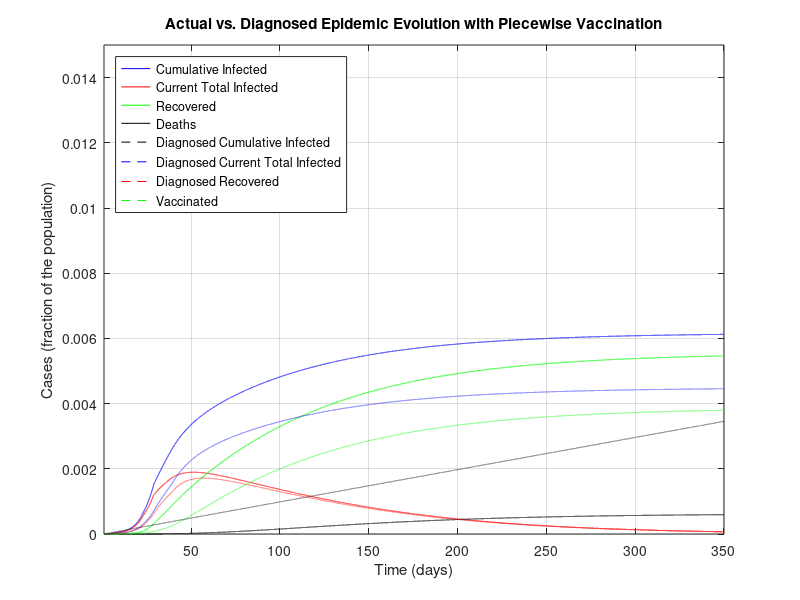
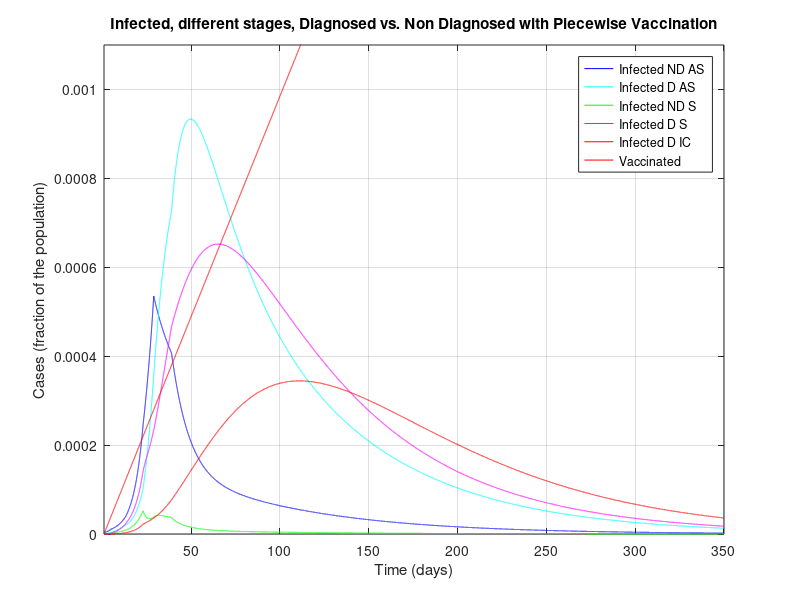
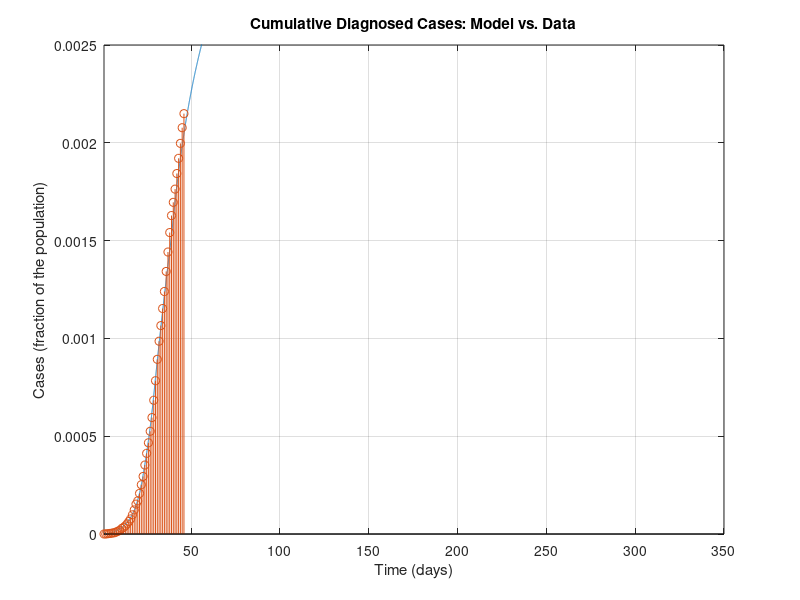
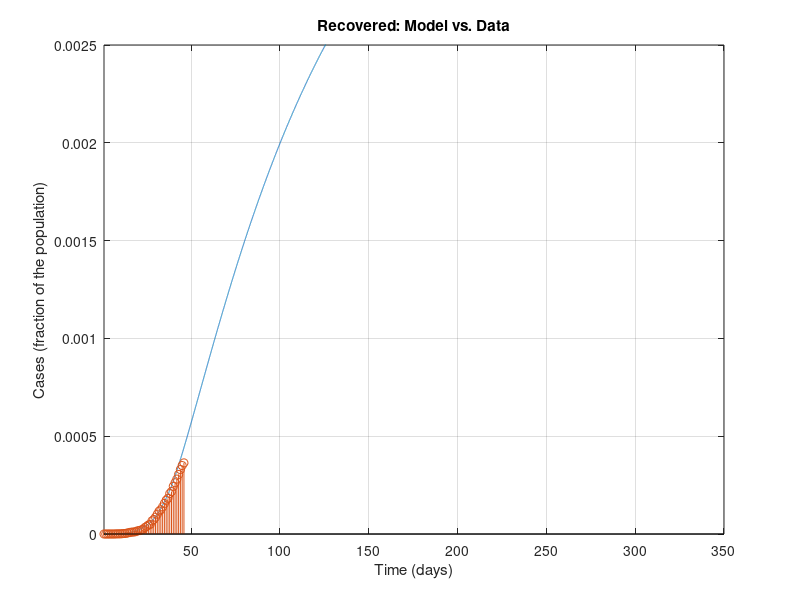

Reproduce these figures in MATLAB, in order.
%%%%%%%%%%%%%%%%%%%%%%%%%%%%%%%%%%%%%%%%
%%%%%%%%%%%%%%%%%%%%%%%%%%%%%%%%%%%%%%%%
% MATLAB Code for epidemic simulations with the SIDARTHE model in the work
%
% Modelling the COVID-19 epidemic and implementation of population-wide interventions in Italy
% by Giulia Giordano, Franco Blanchini, Raffaele Bruno, Patrizio Colaneri, Alessandro Di Filippo, Angela Di Matteo, Marta Colaneri
% 
% Giulia Giordano, April 5, 2020
% Contact: giulia.giordano@unitn.it
%%%%%%%%%%%%%%%%%%%%%%%%%%%%%%%%%%%%%%%%
%%%%%%%%%%%%%%%%%%%%%%%%%%%%%%%%%%%%%%%%

clear all
close all
clc

%%%%%%%%%%%%%%%%%%%%%%%%%%%%%%%%%%%%%%%%
% DATA
%%%%%%%%%%%%%%%%%%%%%%%%%%%%%%%%%%%%%%%%

% Italian population
popolazione=60e6;

% Data 20 February - 5 April (46 days):
% Total Cases
CasiTotali = [3 20 79 132 219 322 400 650 888 1128 1694 2036 2502 3089 3858 4636 5883 7375 9172 10149 12462 15113 17660 21157 24747 27980 31506 35713 41035 47021 53578 59138 63927 69176 74386 80539 86498 92472 97689 101739 105792 110574 115242 119827 124632 128948]/popolazione; % D+R+T+E+H_diagnosticati
% Deaths
Deceduti = [0 1 2 2 5 10 12 17 21 29 34 52 79 107 148 197 233 366 463 631 827 1016 1266 1441 1809 2158 2503 2978 3405 4032 4825 5476 6077 6820 7503 8165 9134 10023 10779 11591 12428 13155 13915 14681 15362 15887]/popolazione; % E
% Recovered
Guariti = [0 0 0 1 1 1 3 45 46 50 83 149 160 276 414 523 589 622 724 1004 1045 1258 1439 1966 2335 2749 2941 4025 4440 5129 6072 7024 7432 8326 9362 10361 10950 12384 13030 14620 15729 16847 18278 19758 20996 21815]/popolazione; % H_diagnosticati
% Currently Positive
Positivi = [3 19 77 129 213 311 385 588 821 1049 1577 1835 2263 2706 3296 3916 5061 6387 7985 8514 10590 12839 14955 17750 20603 23073 26062 28710 33190 37860 42681 46638 50418 54030 57521 62013 66414 70065 73880 75528 77635 80572 83049 85388 88274 91246]/popolazione; % D+R+T

% Data 23 February - 5 April (from day 4 to day 46)
% Currently positive: isolated at home
Isolamento_domiciliare = [49 91 162 221 284 412 543 798 927 1000 1065 1155 1060 1843 2180 2936 2599 3724 5036 6201 7860 9268 10197 11108 12090 14935 19185 22116 23783 26522 28697 30920 33648 36653 39533 42588 43752 45420 48134 50456 52579 55270 58320]/popolazione; %D
% Currently positive: hospitalised
Ricoverati_sintomi = [54 99 114 128 248 345 401 639 742 1034 1346 1790 2394 2651 3557 4316 5038 5838 6650 7426 8372 9663 11025 12894 14363 15757 16020 17708 19846 20692 21937 23112 24753 26029 26676 27386 27795 28192 28403 28540 28741 29010 28949]/popolazione; % R
% Currently positive: ICU
Terapia_intensiva = [26 23 35 36 56 64 105 140 166 229 295 351 462 567 650 733 877 1028 1153 1328 1518 1672 1851 2060 2257 2498 2655 2857 3009 3204 3396 3489 3612 3732 3856 3906 3981 4023 4035 4053 4068 3994 3977]/popolazione; %T


%%%%%%%%%%%%%%%%%%%%%%%%%%%%%%%%%%%%%%%%
% PARAMETERS
%%%%%%%%%%%%%%%%%%%%%%%%%%%%%%%%%%%%%%%%

% Simulation horizon: CAN BE MODIFIED AT ONE'S WILL PROVIDED THAT IT IS AT
% LEAST EQUAL TO THE NUMBER OF DAYS FOR WHICH DATA ARE AVAILABLE
Orizzonte = 350;

% Plot yes/no: SET TO 1 IF PDF FIGURES MUST BE GENERATED, 0 OTHERWISE
plotPDF = 0;

% Time-step for Euler discretisation of the continuous-time system
step=0.01;

% Transmission rate due to contacts with UNDETECTED asymptomatic infected
alfa=0.57;
% Transmission rate due to contacts with DETECTED asymptomatic infected
beta=0.0114;
% Transmission rate due to contacts with UNDETECTED symptomatic infected
gamma=0.456;
% Transmission rate due to contacts with DETECTED symptomatic infected
delta=0.0114;

% Detection rate for ASYMPTOMATIC
epsilon=0.171;
% Detection rate for SYMPTOMATIC
theta=0.3705;

% Worsening rate: UNDETECTED asymptomatic infected becomes symptomatic
zeta=0.1254;
% Worsening rate: DETECTED asymptomatic infected becomes symptomatic
eta=0.1254;

% Worsening rate: UNDETECTED symptomatic infected develop life-threatening
% symptoms
mu=0.0171;
% Worsening rate: DETECTED symptomatic infected develop life-threatening
% symptoms
nu=0.0274;

% Mortality rate for infected with life-threatening symptoms
tau=0.01;

% Recovery rate for undetected asymptomatic infected
lambda=0.0342;
% Recovery rate for detected asymptomatic infected
rho=0.0342;
% Recovery rate for undetected symptomatic infected
kappa=0.0171;
% Recovery rate for detected symptomatic infected
xi=0.0171;
% Recovery rate for life-threatened symptomatic infected
sigma=0.0171;

%to add the SIDARTHE-V version add a new constant phi
phi=0.00001;
%phi=0.5;


%%%%%%%%%%%%%%%%%%%%%%%%%%%%%%%%%%%%%%%%
% DEFINITIONS
%%%%%%%%%%%%%%%%%%%%%%%%%%%%%%%%%%%%%%%%

% Parameters
r1=epsilon+zeta+lambda;
r2=eta+rho;
r3=theta+mu+kappa;
r4=nu+xi;
r5=sigma+tau;

% Initial R0
R0_iniziale=alfa/r1+beta*epsilon/(r1*r2)+gamma*zeta/(r1*r3)+delta*eta*epsilon/(r1*r2*r4)+delta*zeta*theta/(r1*r3*r4);

% Time horizon
t=1:step:Orizzonte;

% Vectors for time evolution of variables
S=zeros(1,length(t));
I=zeros(1,length(t));
D=zeros(1,length(t));
A=zeros(1,length(t));
R=zeros(1,length(t));
T=zeros(1,length(t));
H=zeros(1,length(t));
H_diagnosticati=zeros(1,length(t)); % DIAGNOSED recovered only!
E=zeros(1,length(t));
%For SIDARTHE-V add a V
V=zeros(1,length(t));

% Vectors for time evolution of actual/perceived Case Fatality Rate
M=zeros(1,length(t));
P=zeros(1,length(t));

%%%%%%%%%%%%%%%%%%%%%%%%%%%%%%%%%%%%%%%%
% INITIAL CONDITIONS
%%%%%%%%%%%%%%%%%%%%%%%%%%%%%%%%%%%%%%%%

I(1)=200/popolazione;
D(1)=20/popolazione;
A(1)=1/popolazione;
R(1)=2/popolazione;
T(1)=0.00;
H(1)=0.00;
E(1)=0.00;
V(1)=0.00;%For SIDARTHE-V
S(1)=1-I(1)-D(1)-A(1)-R(1)-T(1)-H(1)-E(1)-V(1);

H_diagnosticati(1) = 0.00; % DIAGNOSED recovered only
Infetti_reali(1)=I(1)+D(1)+A(1)+R(1)+T(1); % Actual currently infected

M(1)=0;
P(1)=0;

% Whole state vector
%Added a V(1) at the end
x=[S(1);I(1);D(1);A(1);R(1);T(1);H(1);E(1);V(1);H_diagnosticati(1);Infetti_reali(1)];

%%%%%%%%%%%%%%%%%%%%%%%%%%%%%%%%%%%%%%%%
% SIMULATION
%%%%%%%%%%%%%%%%%%%%%%%%%%%%%%%%%%%%%%%%

% "Control" binary variables to compute the new R0 every time a policy has
% changed the parameters
plottato = 0;
plottato1 = 0;
plottato_bis = 0;
plottato_tris = 0;
plottato_quat = 0;

for i=2:length(t)
    
    if (i>4/step) % Basic social distancing (awareness, schools closed)
        alfa=0.4218;
        gamma=0.285;
        beta = 0.0057;
        delta=0.0057;
        %phi=0.000001;
        if plottato == 0 % Compute the new R0
            r1=epsilon+zeta+lambda;
            r2=eta+rho;
            r3=theta+mu+kappa;
            r4=nu+xi;
            r5=sigma+tau;
            R0_primemisure=alfa/r1+beta*epsilon/(r1*r2)+gamma*zeta/(r1*r3)+delta*eta*epsilon/(r1*r2*r4)+delta*zeta*theta/(r1*r3*r4)
            plottato = 1;
        end
    end
    
    if (i>12/step)
        % Screening limited to / focused on symptomatic subjects
        epsilon=0.1425;
        %phi=0.00001;
        if plottato1 == 0
            r1=epsilon+zeta+lambda;
            r2=eta+rho;
            r3=theta+mu+kappa;
            r4=nu+xi;
            r5=sigma+tau;
            R0_primemisureeps=alfa/r1+beta*epsilon/(r1*r2)+gamma*zeta/(r1*r3)+delta*eta*epsilon/(r1*r2*r4)+delta*zeta*theta/(r1*r3*r4)
            plottato1 = 1;
        end
    end
    
    if (i>22/step) % Social distancing: lockdown, mild effect
        
        alfa=0.36;
        beta=0.005;
        gamma=0.2;
        delta=0.005;
        
        mu = 0.008;
        nu = 0.015;
        
        zeta=0.034;
        eta=0.034;
        
        lambda=0.08;
        rho=0.0171;
        kappa=0.0171;
        xi=0.0171;
        sigma=0.0171;
        %phi=0.00005;
        
        if plottato_bis == 0 % Compute the new R0
            r1=epsilon+zeta+lambda;
            r2=eta+rho;
            r3=theta+mu+kappa;
            r4=nu+xi;
            r5=sigma+tau;
            R0_secondemisure=(alfa*r2*r3*r4+epsilon*beta*r3*r4+gamma*zeta*r2*r4+delta*eta*epsilon*r3+delta*zeta*theta*r2)/(r1*r2*r3*r4)
            plottato_bis = 1;
        end
    end
    
    if (i>28/step) % Social distancing: lockdown, strong effect
        
        alfa=0.21;
        gamma=0.11;
        %phi=0.0001;
        
        if plottato_tris == 0 % Compute the new R0
            r1=epsilon+zeta+lambda;
            r2=eta+rho;
            r3=theta+mu+kappa;
            r4=nu+xi;
            r5=sigma+tau;
            R0_terzemisure=(alfa*r2*r3*r4+epsilon*beta*r3*r4+gamma*zeta*r2*r4+delta*eta*epsilon*r3+delta*zeta*theta*r2)/(r1*r2*r3*r4)
            plottato_tris = 1;
        end
    end
    
    if (i>38/step) % Broader diagnosis campaign
        
        epsilon = 0.2;
        rho=0.02;
        kappa=0.02;
        xi=0.02;
        sigma=0.01;
        
        zeta=0.025;
        eta=0.025;
        %phi=0.0005;
        
        if plottato_quat == 0 % Compute the new R0
            r1=epsilon+zeta+lambda;
            r2=eta+rho;
            r3=theta+mu+kappa;
            r4=nu+xi;
            r5=sigma+tau;
            R0_quartemisure=(alfa*r2*r3*r4+epsilon*beta*r3*r4+gamma*zeta*r2*r4+delta*eta*epsilon*r3+delta*zeta*theta*r2)/(r1*r2*r3*r4)
            plottato_quat = 1;
        end
    end

    %Add a ramping up vacc campaign
    if (i>5/step)
        phi=0.00001;
    elseif (i>50/step)
        phi=0.00005;
        %phi=0.001;
    elseif (i>100/step)
        phi=0.0001;
    elseif (i>200/step)
        phi=0.0005;
    end
    
    % Compute the system evolution
    %ADDED A NEW zero to the end of each row and added a tenth row with 
    B=[-alfa*x(2)-beta*x(3)-gamma*x(4)-delta*x(5)-phi*x(9) 0 0 0 0 0 0 0 0 0 0;
        alfa*x(2)+beta*x(3)+gamma*x(4)+delta*x(5) -(epsilon+zeta+lambda) 0 0 0 0 0 0 0 0 0;
        0 epsilon  -(eta+rho) 0 0 0 0 0 0 0 0;
        0 zeta 0 -(theta+mu+kappa) 0 0 0 0 0 0 0;
        0 0 eta theta -(nu+xi) 0 0 0 0 0 0;
        0 0 0 mu nu  -(sigma+tau) 0 0 0 0 0;
        0 lambda rho kappa xi sigma 0 0 0 0 0;
        0 0 0 0 0 tau 0 0 0 0 0;
        phi*x(1) 0 0 0 0 0 0 0 0 0 0;
        0 0 rho 0 xi sigma 0 0 0 0 0;
        alfa*x(2)+beta*x(3)+gamma*x(4)+delta*x(5) 0 0 0 0 0 0 0 0 0 0];
    x=x+B*x*step;
    
    % Update variables
    
    S(i)=x(1);
    I(i)=x(2);
    D(i)=x(3);
    A(i)=x(4);
    R(i)=x(5);
    T(i)=x(6);
    H(i)=x(7);
    E(i)=x(8);
    V(i)=x(9);%added V
    
    H_diagnosticati(i)=x(10);
    Infetti_reali(i)=x(11);
    
    % Update Case Fatality Rate
    
    M(i)=E(i)/(S(1)-S(i));
    P(i)=E(i)/((epsilon*r3+(theta+mu)*zeta)*(I(1)+S(1)-I(i)-S(i))/(r1*r3)+(theta+mu)*(A(1)-A(i))/r3);
    
end

%%%%%%%%%%%%%%%%%%%%%%%%%%%%%%%%%%%%%%%%
% FINAL VALUES
%%%%%%%%%%%%%%%%%%%%%%%%%%%%%%%%%%%%%%%%

% Variables
Sbar=S(length(t));
Ibar=I(length(t));
Dbar=D(length(t));
Abar=A(length(t));
Rbar=R(length(t));
Tbar=T(length(t));
Hbar=H(length(t));
Ebar=E(length(t));
Vbar=V(length(t));

% Case fatality rate
Mbar=M(length(t));
Pbar=P(length(t));

% Case fatality rate from formulas
Mbar1=Ebar/(S(1)-Sbar);
Pbar1=Ebar/((epsilon*r3+(theta+mu)*zeta)*(I(1)+S(1)-Sbar-Ibar)/(r1*r3)+(theta+mu)*(A(1)-Abar)/r3);

%%%%%%%%%%%%%%%%%%%%%%%%%%%%%%%%%%%%%%%%
% FIGURES
%%%%%%%%%%%%%%%%%%%%%%%%%%%%%%%%%%%%%%%%

figure
plot(t,Infetti_reali,'b',t,I+D+A+R+T,'r',t,H,'g',t,E,'k',t,V,'black--')%added V
hold on
plot(t,D+R+T+E+H_diagnosticati,'--b',t,D+R+T,'--r',t,H_diagnosticati,'--g')
xlim([t(1) t(end)])
ylim([0 0.015])
title('Actual vs. Diagnosed Epidemic Evolution with Piecewise Vaccination')
xlabel('Time (days)')
ylabel('Cases (fraction of the population)')
legend({'Cumulative Infected','Current Total Infected', 'Recovered', 'Deaths','Diagnosed Cumulative Infected','Diagnosed Current Total Infected', 'Diagnosed Recovered', 'Vaccinated'},'Location','northwest')
grid

if plotPDF==1
    set(gcf, 'PaperUnits', 'centimeters');
    set(gcf, 'PaperPosition', [0 0 24 16]);
    set(gcf, 'PaperSize', [24 16]); % dimension on x axis and y axis resp.
    print(gcf,'-dpdf', ['PanoramicaEpidemiaRealevsPercepita.pdf'])
end
%

figure
plot(t,I,'b',t,D,'c',t,A,'g',t,R,'m',t,T,'r',t,V,'r')
xlim([t(1) t(end)])
ylim([0 1.1e-3])
title('Infected, different stages, Diagnosed vs. Non Diagnosed with Piecewise Vaccination')
xlabel('Time (days)')
ylabel('Cases (fraction of the population)')
legend({'Infected ND AS', 'Infected D AS', 'Infected ND S', 'Infected D S', 'Infected D IC','Vaccinated'},'Location','northeast')
grid

if plotPDF==1
    set(gcf, 'PaperUnits', 'centimeters');
    set(gcf, 'PaperPosition', [0 0 24 16]);
    set(gcf, 'PaperSize', [24 16]); % dimension on x axis and y axis resp.
    print(gcf,'-dpdf', ['SuddivisioneInfetti.pdf'])
end

%

figure
plot(t,D+R+T+E+H_diagnosticati)
hold on
stem(t(1:1/step:size(CasiTotali,2)/step),CasiTotali)
xlim([t(1) t(end)])
ylim([0 2.5e-3])
title('Cumulative Diagnosed Cases: Model vs. Data')
xlabel('Time (days)')
ylabel('Cases (fraction of the population)')
grid

if plotPDF==1
    set(gcf, 'PaperUnits', 'centimeters');
    set(gcf, 'PaperPosition', [0 0 16 10]);
    set(gcf, 'PaperSize', [16 10]); % dimension on x axis and y axis resp.
    print(gcf,'-dpdf', ['CasiTotali.pdf'])
end
%

figure
plot(t,H_diagnosticati)
hold on
stem(t(1:1/step:size(CasiTotali,2)/step),Guariti)
xlim([t(1) t(end)])
ylim([0 2.5e-3])
title('Recovered: Model vs. Data')
xlabel('Time (days)')
ylabel('Cases (fraction of the population)')
grid

if plotPDF==1
    set(gcf, 'PaperUnits', 'centimeters');
    set(gcf, 'PaperPosition', [0 0 16 10]);
    set(gcf, 'PaperSize', [16 10]); % dimension on x axis and y axis resp.
    print(gcf,'-dpdf', ['Guariti_diagnosticati.pdf'])
end
%

figure
plot(t,E)
hold on
stem(t(1:1/step:size(CasiTotali,2)/step),Deceduti)
xlim([t(1) t(end)])
ylim([0 2.5e-3])
title('Deaths: Model vs. Data - NOTE: EXCLUDED FROM FITTING')
xlabel('Time (days)')
ylabel('Cases (fraction of the population)')
grid

if plotPDF==1
    set(gcf, 'PaperUnits', 'centimeters');
    set(gcf, 'PaperPosition', [0 0 16 10]);
    set(gcf, 'PaperSize', [16 10]); % dimension on x axis and y axis resp.
    print(gcf,'-dpdf', ['Morti.pdf'])
end
%

figure
plot(t,D+R+T)
hold on
stem(t(1:1/step:size(CasiTotali,2)/step),Positivi)
xlim([t(1) t(end)])
ylim([0 2.5e-3])
title('Infected: Model vs. Data')
xlabel('Time (days)')
ylabel('Cases (fraction of the population)')
grid

if plotPDF==1
    set(gcf, 'PaperUnits', 'centimeters');
    set(gcf, 'PaperPosition', [0 0 16 10]);
    set(gcf, 'PaperSize', [16 10]); % dimension on x axis and y axis resp.
    print(gcf,'-dpdf', ['Positivi_diagnosticati.pdf'])
end
%

figure
plot(t,D)
hold on
stem(t(1+3/step:1/step:1+(size(Ricoverati_sintomi,2)+2)/step),Isolamento_domiciliare)
xlim([t(1) t(end)])
ylim([0 2.5e-3])
title('Infected, No Symptoms: Model vs. Data')
xlabel('Time (days)')
ylabel('Cases (fraction of the population)')
grid

if plotPDF==1
    set(gcf, 'PaperUnits', 'centimeters');
    set(gcf, 'PaperPosition', [0 0 16 10]);
    set(gcf, 'PaperSize', [16 10]); % dimension on x axis and y axis resp.
    print(gcf,'-dpdf', ['InfettiAsintomatici_diagnosticati.pdf'])
end
%

figure
plot(t,R)
hold on
stem(t(1+3/step:1/step:1+(size(Ricoverati_sintomi,2)+2)/step),Ricoverati_sintomi)
xlim([t(1) t(end)])
ylim([0 2.5e-3])
title('Infected, Symptoms: Model vs. Data')
xlabel('Time (days)')
ylabel('Cases (fraction of the population)')
grid

if plotPDF==1
    set(gcf, 'PaperUnits', 'centimeters');
    set(gcf, 'PaperPosition', [0 0 16 10]);
    set(gcf, 'PaperSize', [16 10]); % dimension on x axis and y axis resp.
    print(gcf,'-dpdf', ['InfettiSintomatici_diagnosticati_ricoverati.pdf'])
end
%

figure
plot(t,D+R)
hold on
stem(t(1+3/step:1/step:1+(size(Ricoverati_sintomi,2)+2)/step),Isolamento_domiciliare+Ricoverati_sintomi)
xlim([t(1) t(end)])
ylim([0 2.5e-3])
title('Infected, No or Mild Symptoms: Model vs. Data')
xlabel('Time (days)')
ylabel('Cases (fraction of the population)')
grid

if plotPDF==1
    set(gcf, 'PaperUnits', 'centimeters');
    set(gcf, 'PaperPosition', [0 0 16 10]);
    set(gcf, 'PaperSize', [16 10]); % dimension on x axis and y axis resp.
    print(gcf,'-dpdf', ['InfettiNonGravi_diagnosticati.pdf'])
end

%

figure
plot(t,T)
hold on
stem(t(1+3/step:1/step:1+(size(Ricoverati_sintomi,2)+2)/step),Terapia_intensiva)
xlim([t(1) t(end)])
ylim([0 2.5e-3])
title('Infected, Life-Threatening Symptoms: Model vs. Data')
xlabel('Time (days)')
ylabel('Cases (fraction of the population)')
grid

if plotPDF==1
    set(gcf, 'PaperUnits', 'centimeters');
    set(gcf, 'PaperPosition', [0 0 16 10]);
    set(gcf, 'PaperSize', [16 10]); % dimension on x axis and y axis resp.
    print(gcf,'-dpdf', ['InfettiSintomatici_diagnosticati_terapiaintensiva.pdf'])
end

%Plot the vaccinated
figure
plot(t,V)
hold on
%stem(t(1+3/step:1/step:1+(size(Ricoverati_sintomi,2)+2)/step),Terapia_intensiva)
xlim([t(1) t(end)])
ylim([0 2.5e-3])
title('Vaccinated: Model vs. Data')
xlabel('Time (days)')
ylabel('Vaccinated (fraction of the population)')
grid

%if plotPDF==1
    %set(gcf, 'PaperUnits', 'centimeters');
    %set(gcf, 'PaperPosition', [0 0 16 10]);
    %set(gcf, 'PaperSize', [16 10]); % dimension on x axis and y axis resp.
    %print(gcf,'-dpdf', ['InfettiSintomatici_diagnosticati_terapiaintensiva.pdf'])
%end
